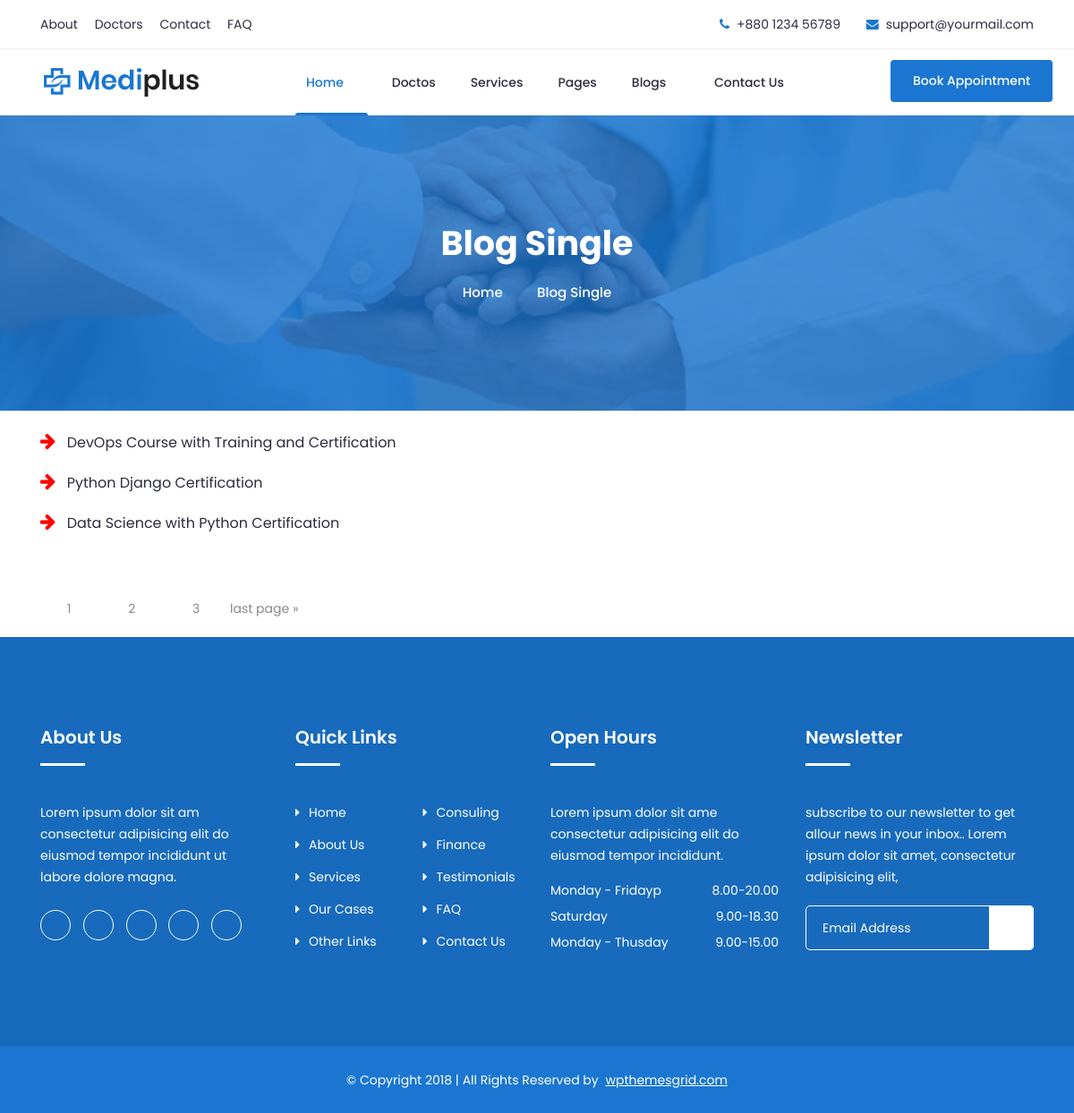
The app's page /service/ with its own data.
### service/models.py (models this page shows)
class Service_Member(models.Model):
    service_title  = models.CharField(max_length=500)
    service_desc = HTMLField()
    service_slug = AutoSlugField(
        populate_from='service_title', unique=True, null=True, default=None)
    service_pdf = models.FileField(
        upload_to="service/", max_length=250, null=True, default=None)

### myfirstpro/views.py (the view)
# urls.py: path('service/', views.service),
def service(request):
    serviceData=Service_Member.objects.all()
    paginator = Paginator(serviceData, 3)
    page_number = request.GET.get('page')
    pagedatafinal = paginator.get_page(page_number)
    totalpage = pagedatafinal.paginator.num_pages
    alllist={
         'pagedatafinal': pagedatafinal,
        'lastpage': totalpage,
        'totalpagelist': [n+1 for n in range(totalpage)]
    }
    return render(request,"service.html",alllist)

### templates/service.html (shortened to what this page needs)
{% include 'header.html' %}
<div class="breadcrumbs overlay">
  <div class="container">
    <div class="bread-inner">
      <div class="row">
        <div class="col-12">
          <h2>Blog Single</h2>
          <ul class="bread-list">
            <li><a href="index.html">Home</a></li>
            <li><i class="icofont-simple-right"></i></li>
            <li class="active">Blog Single</li>
          </ul>
        </div>
      </div>
    </div>
  </div>
</div>
<section>
  <div class="container">
    <div class="row">
      <div class="col-lg-6 col-12">
        {% for n in pagedatafinal %}
        <h6>
          <i class="fa fa-arrow-right" style="font-size: 20px; color: red"></i>
          &nbsp;&nbsp;<a href="/servicedetails/{{n.service_slug}}"
            >{{n.service_title}}</a
          >
        </h6>
        <br />
        {% endfor %}
      </div>
    </div>
    <div>
      <div class="pagination" style="margin-bottom: 20px">
         {% for n in totalpagelist %}
        <a href="/service/?page={{n}}" style="padding: 30px">{{n}}</a>
        {% endfor %} {% if pagedatafinal.has_next %}
        <a href="/service/?page={{lastpage}}">last page</a>
        <a href="/service/?page={{pagedatafinal.next_page_number}}">&raquo;</a>
        {% endif %}
      </div>
    </div>
  </div>
</section>
{% include 'footer.html' %}

### templates/header.html (shortened to what this page needs)
<!DOCTYPE html>
<html class="no-js" lang="zxx">
  <head>
    <link rel="stylesheet" href="/static/css/bootstrap.min.css" />
    <link rel="stylesheet" href="/static/css/nice-select.css" />
    <link rel="stylesheet" href="/static/css/font-awesome.min.css" />
    <link rel="stylesheet" href="/static/css/icofont.css" />
    <link rel="stylesheet" href="/static/css/slicknav.min.css" />
    <link rel="stylesheet" href="/static/css/owl-carousel.css" />
    <link rel="stylesheet" href="/static/css/datepicker.css" />
    <link rel="stylesheet" href="/static/css/animate.min.css" />
    <link rel="stylesheet" href="/static/css/magnific-popup.css" />
    <link rel="stylesheet" href="/static/css/normalize.css" />
    <link rel="stylesheet" href="/static/style.css" />
    <link rel="stylesheet" href="/static/css/responsive.css" />
  </head>
  <body>
    <header class="header">
      <div class="topbar">
        <div class="container">
          <div class="row">
            <div class="col-lg-6 col-md-5 col-12">
              <ul class="top-link">
                <li><a href="index">About</a></li>
                <li><a href="error">Doctors</a></li>
                <li><a href="contact">Contact</a></li>
                <li><a href="saveenquiry">FAQ</a></li>
              </ul>
            </div>
            <div class="col-lg-6 col-md-7 col-12">
              <ul class="top-contact">
                <li><i class="fa fa-phone"></i>+880 1234 56789</li>
                <li>
                  <i class="fa fa-envelope"></i
                  ><a href="mailto:support@yourmail.com"
                    >support@yourmail.com</a
                  >
                </li>
              </ul>
            </div>
          </div>
        </div>
      </div>
      <div class="header-inner">
        <div class="container">
          <div class="inner">
            <div class="row">
              <div class="col-lg-3 col-md-3 col-12">
                <div class="logo">
                  <a href="index"><img src="/static/img/logo.png" alt="#" /></a>
                </div>
              </div>
              <div class="col-lg-7 col-md-9 col-12">
                <div class="main-menu">
                  <nav class="navigation">
                    <ul class="nav menu">
                      <li class="active">
                        <a href="#"
                          >Home <i class="icofont-rounded-down"></i
                        ></a>
                      </li>
                      <li><a href="#">Doctos </a></li>
                      <li><a href="service">Services </a></li>
                      <li>
                        <a href="#"
                          >Pages</i
                        ></a>
                      </li>
                      <li>
                        <a href="#"
                          >Blogs <i class="icofont-rounded-down"></i
                        ></a>
                      </li>
                      <li><a href="/contact">Contact Us</a></li>
                    </ul>
                  </nav>
                </div>
              </div>
              <div class="col-lg-2 col-12">
                <div class="get-quote">
                  <a href="/registration" class="btn">Book Appointment</a>
                </div>
              </div>
            </div>
          </div>
        </div>
      </div>
    </header>
  </body>
</html>

### templates/footer.html (shortened to what this page needs)
    <footer id="footer" class="footer">
        <div class="footer-top">
          <div class="container">
            <div class="row">
              <div class="col-lg-3 col-md-6 col-12">
                <div class="single-footer">
                  <h2>About Us</h2>
                  <p>
                    Lorem ipsum dolor sit am consectetur adipisicing elit do
                    eiusmod tempor incididunt ut labore dolore magna.
                  </p>
                  <ul class="social">
                    <li>
                      <a href="#"><i class="icofont-facebook"></i></a>
                    </li>
                    <li>
                      <a href="#"><i class="icofont-google-plus"></i></a>
                    </li>
                    <li>
                      <a href="#"><i class="icofont-twitter"></i></a>
                    </li>
                    <li>
                      <a href="#"><i class="icofont-vimeo"></i></a>
                    </li>
                    <li>
                      <a href="#"><i class="icofont-pinterest"></i></a>
                    </li>
                  </ul>
                </div>
              </div>
              <div class="col-lg-3 col-md-6 col-12">
                <div class="single-footer f-link">
                  <h2>Quick Links</h2>
                  <div class="row">
                    <div class="col-lg-6 col-md-6 col-12">
                      <ul>
                        <li>
                          <a href="#"
                            ><i class="fa fa-caret-right" aria-hidden="true"></i
                            >Home</a
                          >
                        </li>
                        <li>
                          <a href="#"
                            ><i class="fa fa-caret-right" aria-hidden="true"></i
                            >About Us</a
                          >
                        </li>
                        <li>
                          <a href="#"
                            ><i class="fa fa-caret-right" aria-hidden="true"></i
                            >Services</a
                          >
                        </li>
                        <li>
                          <a href="#"
                            ><i class="fa fa-caret-right" aria-hidden="true"></i
                            >Our Cases</a
                          >
                        </li>
                        <li>
                          <a href="#"
                            ><i class="fa fa-caret-right" aria-hidden="true"></i
                            >Other Links</a
                          >
                        </li>
                      </ul>
                    </div>
                    <div class="col-lg-6 col-md-6 col-12">
                      <ul>
                        <li>
                          <a href="#"
                            ><i class="fa fa-caret-right" aria-hidden="true"></i
                            >Consuling</a
                          >
                        </li>
                        <li>
                          <a href="#"
                            ><i class="fa fa-caret-right" aria-hidden="true"></i
                            >Finance</a
                          >
                        </li>
                        <li>
                          <a href="#"
                            ><i class="fa fa-caret-right" aria-hidden="true"></i
                            >Testimonials</a
                          >
                        </li>
                        <li>
                          <a href="#"
                            ><i class="fa fa-caret-right" aria-hidden="true"></i
                            >FAQ</a
                          >
                        </li>
                        <li>
                          <a href="#"
                            ><i class="fa fa-caret-right" aria-hidden="true"></i
                            >Contact Us</a
                          >
                        </li>
                      </ul>
                    </div>
                  </div>
                </div>
              </div>
              <div class="col-lg-3 col-md-6 col-12">
                <div class="single-footer">
                  <h2>Open Hours</h2>
                  <p>
                    Lorem ipsum dolor sit ame consectetur adipisicing elit do
                    eiusmod tempor incididunt.
                  </p>
                  <ul class="time-sidual">
                    <li class="day">Monday - Fridayp <span>8.00-20.00</span></li>
                    <li class="day">Saturday <span>9.00-18.30</span></li>
                    <li class="day">Monday - Thusday <span>9.00-15.00</span></li>
                  </ul>
                </div>
              </div>
              <div class="col-lg-3 col-md-6 col-12">
                <div class="single-footer">
                  <h2>Newsletter</h2>
                  <p>
                    subscribe to our newsletter to get allour news in your inbox..
                    Lorem ipsum dolor sit amet, consectetur adipisicing elit,
                  </p>
                  <form
                    action="mail/mail.php"
                    method="get"
                    target="_blank"
                    class="newsletter-inner"
                  >
                    <input
                      name="email"
                      placeholder="Email Address"
                      class="common-input"
                      onfocus="this.placeholder = ''"
                      onblur="this.placeholder = 'Your email address'"
                      required=""
                      type="email"
                    />
                    <button class="button">
                      <i class="icofont icofont-paper-plane"></i>
                    </button>
                  </form>
                </div>
              </div>
            </div>
          </div>
        </div>
        <div class="copyright">
          <div class="container">
            <div class="row">
              <div class="col-lg-12 col-md-12 col-12">
                <div class="copyright-content">
                  <p>
                    © Copyright 2018 | All Rights Reserved by
                    <a href="https://www.wpthemesgrid.com" target="_blank"
                      >wpthemesgrid.com</a
                    >
                  </p>
                </div>
              </div>
            </div>
          </div>
        </div>
      </footer>
    </body>
  </html>

### records on screen
Service_Member: service_title "DevOps Course with Training and Certification"
Service_Member: service_title "Python Django Certification"
Service_Member: service_title "Data Science with Python Certification"

### other values on screen
{{ n }} "1" "2" "3"
